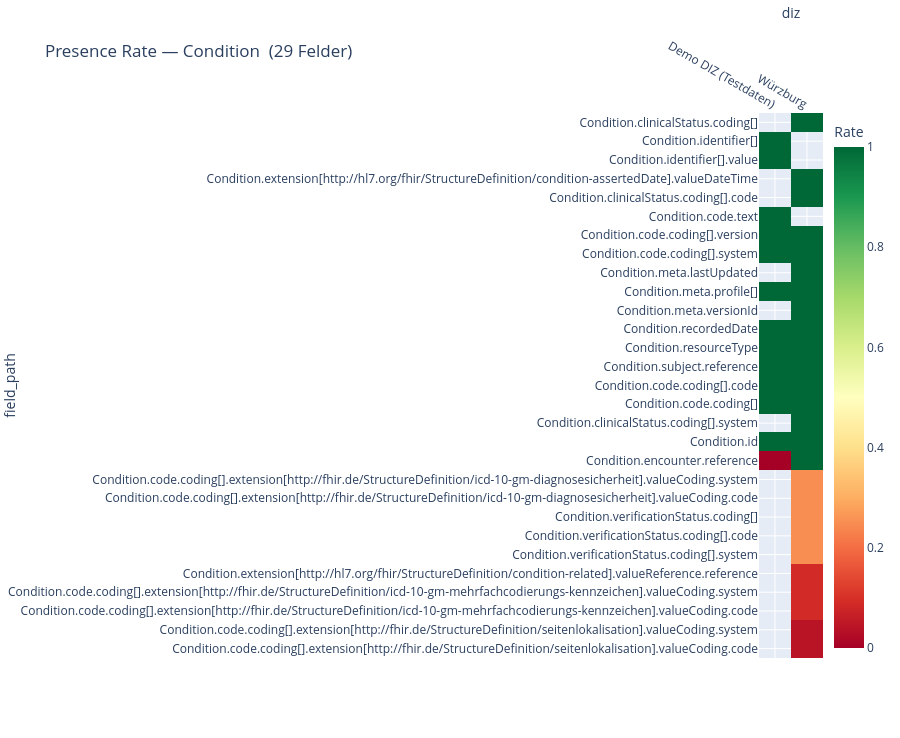
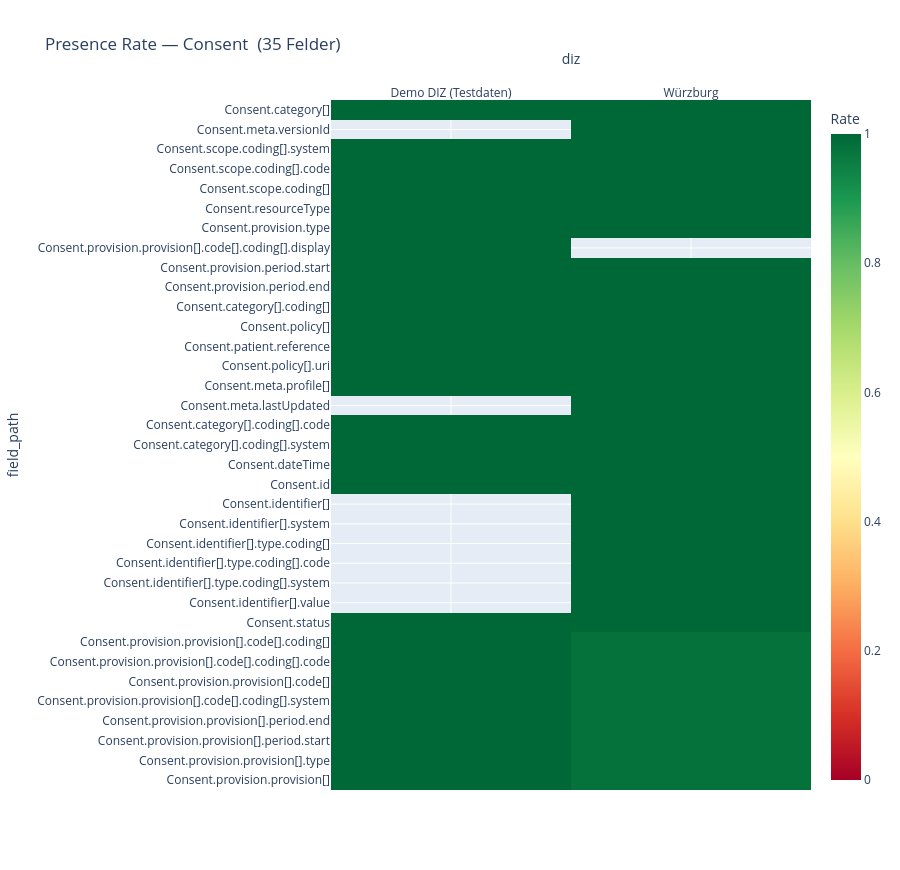
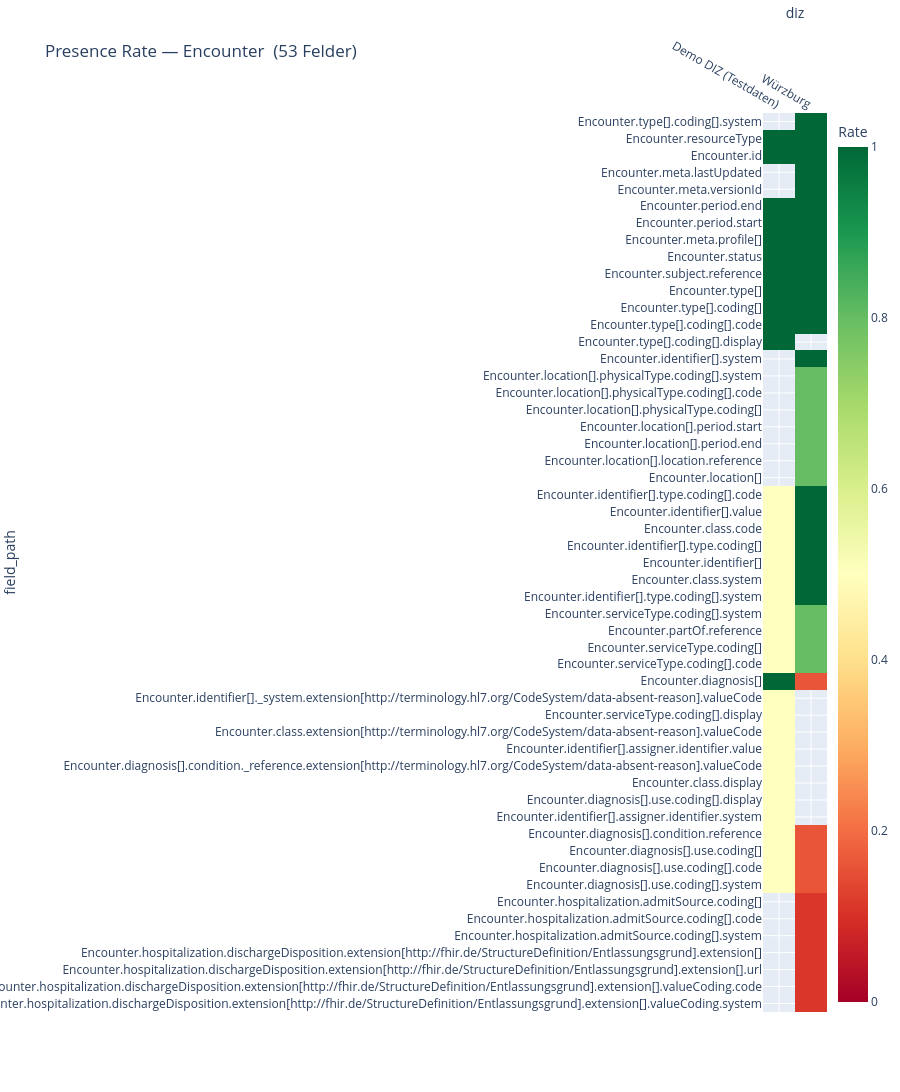
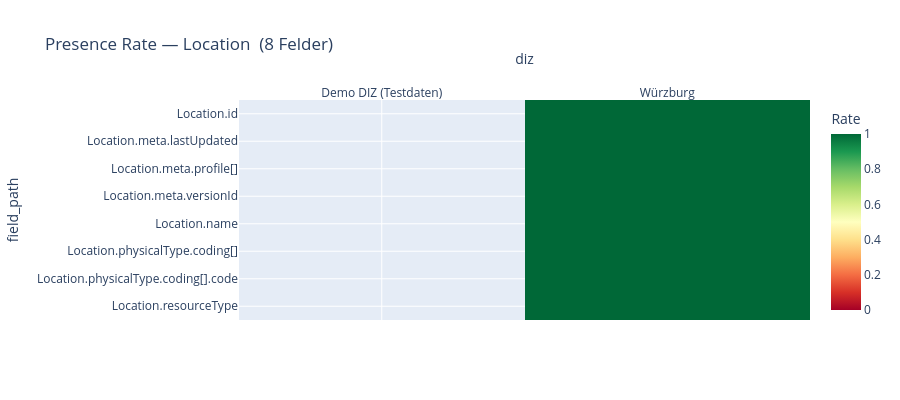

Notebook code for these charts, in order:
### Markdown cell above
---
## 2. Vollständigkeitsanalyse (Presence Rates)

Heatmap: Zeilen = Felder, Spalten = DIZ, Farbe = `presence_rate` (0 = nie vorhanden, 1 = immer vorhanden).  
Nur skalare Felder werden angezeigt (keine reinen Objekt-/Array-Knoten).

### Code cell
def presence_heatmap(resource_type: str, min_presence_any_diz: float = 0.0):
    """
    Zeichnet eine Presence-Rate-Heatmap für einen Ressourcentyp.
    min_presence_any_diz: Felder werden nur angezeigt wenn mindestens ein DIZ
                           diesen Wert überschreitet (filtert reine Nullzeilen).
    """
    sub = df_fields[
        (df_fields["resource_type"] == resource_type) &
        # Nur skalare Felder: kein reines object/array ohne weiteren Typ
        (~df_fields["detected_python_types"].str.fullmatch(r"object|array", na=False))
    ].copy()

    if sub.empty:
        print(f"Keine skalaren Felder für {resource_type} gefunden.")
        return

    pivot = sub.pivot_table(
        index="field_path", columns="diz",
        values="presence_rate", aggfunc="first"
    ).reindex(columns=LOADED_DIZ)

    # Filter: nur Felder die in mindestens einem DIZ > min_presence_any_diz sind
    pivot = pivot[pivot.max(axis=1) > min_presence_any_diz]

    if pivot.empty:
        print(f"Keine Felder über Schwellwert {min_presence_any_diz} für {resource_type}.")
        return

    # Sortierung: nach mittlerer Presence Rate (absteigend)
    pivot = pivot.loc[pivot.mean(axis=1).sort_values(ascending=False).index]

    height = max(400, len(pivot) * 22 + 100)

    fig = px.imshow(
        pivot,
        color_continuous_scale="RdYlGn",
        zmin=0, zmax=1,
        aspect="auto",
        title=f"Presence Rate — {resource_type}  ({len(pivot)} Felder)",
        labels={"color": "Presence Rate"},
        height=height
    )
    fig.update_xaxes(side="top")
    fig.update_layout(coloraxis_colorbar_title="Rate")
    fig.show()


# ── Heatmap für alle Ressourcentypen ─────────────────────────────────────
for rt in ALL_RT:
    presence_heatmap(rt, min_presence_any_diz=0.01)

### Figure 1 — Plotly figure (JSON) as saved in the notebook; plotly's stock layout.template omitted (floating-point values rounded to 4 significant figures)
{"data": [{"coloraxis": "coloraxis", "hovertemplate": "diz: %{x}<br>field_path: %{y}<br>Presence Rate: %{z}<extra></extra>", "name": "0", "type": "heatmap", "x": ["Demo DIZ (Testdaten)", "Würzburg"], "xaxis": "x", "y": ["Condition.clinicalStatus.coding[]", "Condition.identifier[]", "Condition.identifier[].value", "Condition.extension[http://hl7.org/fhir/StructureDefinition/condition-assertedDate].valueDateTime", "Condition.clinicalStatus.coding[].code", "Condition.code.text", "Condition.code.coding[].version", "Condition.code.coding[].system", "Condition.meta.lastUpdated", "Condition.meta.profile[]", "Condition.meta.versionId", "Condition.recordedDate", "Condition.resourceType", "Condition.subject.reference", "Condition.code.coding[].code", "Condition.code.coding[]", "Condition.clinicalStatus.coding[].system", "Condition.id", "Condition.encounter.reference", "Condition.code.coding[].extension[http://fhir.de/StructureDefinition/icd-10-gm-diagnosesicherheit].valueCoding.system", "Condition.code.coding[].extension[http://fhir.de/StructureDefinition/icd-10-gm-diagnosesicherheit].valueCoding.code", "Condition.verificationStatus.coding[]", "Condition.verificationStatus.coding[].code", "Condition.verificationStatus.coding[].system", "Condition.extension[http://hl7.org/fhir/StructureDefinition/condition-related].valueReference.reference", "Condition.code.coding[].extension[http://fhir.de/StructureDefinition/icd-10-gm-mehrfachcodierungs-kennzeichen].valueCoding.system", "Condition.code.coding[].extension[http://fhir.de/StructureDefinition/icd-10-gm-mehrfachcodierungs-kennzeichen].valueCoding.code", "Condition.code.coding[].extension[http://fhir.de/StructureDefinition/seitenlokalisation].valueCoding.system", "Condition.code.coding[].extension[http://fhir.de/StructureDefinition/seitenlokalisation].valueCoding.code"], "yaxis": "y", "z": [[NaN, 1.0], [1.0, NaN], [1.0, NaN], [NaN, 1.0], [NaN, 1.0], [1.0, NaN], [1.0, 1.0], [1.0, 1.0], [NaN, 1.0], [1.0, 1.0], [NaN, 1.0], [1.0, 1.0], [1.0, 1.0], [1.0, 1.0], [1.0, 1.0], [1.0, 1.0], [NaN, 1.0], [1.0, 1.0], [0.0, 1.0], [NaN, 0.25], [NaN, 0.25], [NaN, 0.25], [NaN, 0.25], [NaN, 0.25], [NaN, 0.09], [NaN, 0.09], [NaN, 0.09], [NaN, 0.04], [NaN, 0.04]]}], "layout": {"coloraxis": {"cmax": 1, "cmin": 0, "colorbar": {"title": {"text": "Rate"}}, "colorscale": [[0, "rgb(165,0,38)"], [0.1, "rgb(215,48,39)"], [0.2, "rgb(244,109,67)"], [0.3, "rgb(253,174,97)"], [0.4, "rgb(254,224,139)"], [0.5, "rgb(255,255,191)"], [0.6, "rgb(217,239,139)"], [0.7, "rgb(166,217,106)"], [0.8, "rgb(102,189,99)"], [0.9, "rgb(26,152,80)"], [1, "rgb(0,104,55)"]]}, "height": 738, "title": {"text": "Presence Rate — Condition  (29 Felder)"}, "xaxis": {"anchor": "y", "domain": [0, 1], "side": "top", "title": {"text": "diz"}}, "yaxis": {"anchor": "x", "autorange": "reversed", "domain": [0, 1], "title": {"text": "field_path"}}}}

### Figure 2 — Plotly figure (JSON) as saved in the notebook; plotly's stock layout.template omitted (floating-point values rounded to 4 significant figures)
{"data": [{"coloraxis": "coloraxis", "hovertemplate": "diz: %{x}<br>field_path: %{y}<br>Presence Rate: %{z}<extra></extra>", "name": "0", "type": "heatmap", "x": ["Demo DIZ (Testdaten)", "Würzburg"], "xaxis": "x", "y": ["Consent.category[]", "Consent.meta.versionId", "Consent.scope.coding[].system", "Consent.scope.coding[].code", "Consent.scope.coding[]", "Consent.resourceType", "Consent.provision.type", "Consent.provision.provision[].code[].coding[].display", "Consent.provision.period.start", "Consent.provision.period.end", "Consent.category[].coding[]", "Consent.policy[]", "Consent.patient.reference", "Consent.policy[].uri", "Consent.meta.profile[]", "Consent.meta.lastUpdated", "Consent.category[].coding[].code", "Consent.category[].coding[].system", "Consent.dateTime", "Consent.id", "Consent.identifier[]", "Consent.identifier[].system", "Consent.identifier[].type.coding[]", "Consent.identifier[].type.coding[].code", "Consent.identifier[].type.coding[].system", "Consent.identifier[].value", "Consent.status", "Consent.provision.provision[].code[].coding[]", "Consent.provision.provision[].code[].coding[].code", "Consent.provision.provision[].code[]", "Consent.provision.provision[].code[].coding[].system", "Consent.provision.provision[].period.end", "Consent.provision.provision[].period.start", "Consent.provision.provision[].type", "Consent.provision.provision[]"], "yaxis": "y", "z": [[1.0, 1.0], [NaN, 1.0], [1.0, 1.0], [1.0, 1.0], [1.0, 1.0], [1.0, 1.0], [1.0, 1.0], [1.0, NaN], [1.0, 1.0], [1.0, 1.0], [1.0, 1.0], [1.0, 1.0], [1.0, 1.0], [1.0, 1.0], [1.0, 1.0], [NaN, 1.0], [1.0, 1.0], [1.0, 1.0], [1.0, 1.0], [1.0, 1.0], [NaN, 1.0], [NaN, 1.0], [NaN, 1.0], [NaN, 1.0], [NaN, 1.0], [NaN, 1.0], [1.0, 1.0], [1.0, 0.98], [1.0, 0.98], [1.0, 0.98], [1.0, 0.98], [1.0, 0.98], [1.0, 0.98], [1.0, 0.98], [1.0, 0.98]]}], "layout": {"coloraxis": {"cmax": 1, "cmin": 0, "colorbar": {"title": {"text": "Rate"}}, "colorscale": [[0, "rgb(165,0,38)"], [0.1, "rgb(215,48,39)"], [0.2, "rgb(244,109,67)"], [0.3, "rgb(253,174,97)"], [0.4, "rgb(254,224,139)"], [0.5, "rgb(255,255,191)"], [0.6, "rgb(217,239,139)"], [0.7, "rgb(166,217,106)"], [0.8, "rgb(102,189,99)"], [0.9, "rgb(26,152,80)"], [1, "rgb(0,104,55)"]]}, "height": 870, "title": {"text": "Presence Rate — Consent  (35 Felder)"}, "xaxis": {"anchor": "y", "domain": [0, 1], "side": "top", "title": {"text": "diz"}}, "yaxis": {"anchor": "x", "autorange": "reversed", "domain": [0, 1], "title": {"text": "field_path"}}}}

### Figure 3 — Plotly figure (JSON) as saved in the notebook; plotly's stock layout.template omitted (floating-point values rounded to 4 significant figures)
{"data": [{"coloraxis": "coloraxis", "hovertemplate": "diz: %{x}<br>field_path: %{y}<br>Presence Rate: %{z}<extra></extra>", "name": "0", "type": "heatmap", "x": ["Demo DIZ (Testdaten)", "Würzburg"], "xaxis": "x", "y": ["Encounter.type[].coding[].system", "Encounter.resourceType", "Encounter.id", "Encounter.meta.lastUpdated", "Encounter.meta.versionId", "Encounter.period.end", "Encounter.period.start", "Encounter.meta.profile[]", "Encounter.status", "Encounter.subject.reference", "Encounter.type[]", "Encounter.type[].coding[]", "Encounter.type[].coding[].code", "Encounter.type[].coding[].display", "Encounter.identifier[].system", "Encounter.location[].physicalType.coding[].system", "Encounter.location[].physicalType.coding[].code", "Encounter.location[].physicalType.coding[]", "Encounter.location[].period.start", "Encounter.location[].period.end", "Encounter.location[].location.reference", "Encounter.location[]", "Encounter.identifier[].type.coding[].code", "Encounter.identifier[].value", "Encounter.class.code", "Encounter.identifier[].type.coding[]", "Encounter.identifier[]", "Encounter.class.system", "Encounter.identifier[].type.coding[].system", "Encounter.serviceType.coding[].system", "Encounter.partOf.reference", "Encounter.serviceType.coding[]", "Encounter.serviceType.coding[].code", "Encounter.diagnosis[]", "Encounter.identifier[]._system.extension[http://terminology.hl7.org/CodeSystem/data-absent-reason].valueCode", "Encounter.serviceType.coding[].display", "Encounter.class.extension[http://terminology.hl7.org/CodeSystem/data-absent-reason].valueCode", "Encounter.identifier[].assigner.identifier.value", "Encounter.diagnosis[].condition._reference.extension[http://terminology.hl7.org/CodeSystem/data-absent-reason].valueCode", "Encounter.class.display", "Encounter.diagnosis[].use.coding[].display", "Encounter.identifier[].assigner.identifier.system", "Encounter.diagnosis[].condition.reference", "Encounter.diagnosis[].use.coding[]", "Encounter.diagnosis[].use.coding[].code", "Encounter.diagnosis[].use.coding[].system", "Encounter.hospitalization.admitSource.coding[]", "Encounter.hospitalization.admitSource.coding[].code", "Encounter.hospitalization.admitSource.coding[].system", "Encounter.hospitalization.dischargeDisposition.extension[http://fhir.de/StructureDefinition/Entlassungsgrund].extension[]", "Encounter.hospitalization.dischargeDisposition.extension[http://fhir.de/StructureDefinition/Entlassungsgrund].extension[].url", "Encounter.hospitalization.dischargeDisposition.extension[http://fhir.de/StructureDefinition/Entlassungsgrund].extension[].valueCoding.code", "Encounter.hospitalization.dischargeDisposition.extension[http://fhir.de/StructureDefinition/Entlassungsgrund].extension[].valueCoding.system"], "yaxis": "y", "z": [[NaN, 1.0], [1.0, 1.0], [1.0, 1.0], [NaN, 1.0], [NaN, 1.0], [1.0, 1.0], [1.0, 1.0], [1.0, 1.0], [1.0, 1.0], [1.0, 1.0], [1.0, 1.0], [1.0, 1.0], [1.0, 1.0], [1.0, NaN], [NaN, 1.0], [NaN, 0.8], [NaN, 0.8], [NaN, 0.8], [NaN, 0.8], [NaN, 0.8], [NaN, 0.8], [NaN, 0.8], [0.5, 1.0], [0.5, 1.0], [0.5, 1.0], [0.5, 1.0], [0.5, 1.0], [0.5, 1.0], [0.5, 1.0], [0.5, 0.8], [0.5, 0.8], [0.5, 0.8], [0.5, 0.8], [1.0, 0.16], [0.5, NaN], [0.5, NaN], [0.5, NaN], [0.5, NaN], [0.5, NaN], [0.5, NaN], [0.5, NaN], [0.5, NaN], [0.5, 0.16], [0.5, 0.16], [0.5, 0.16], [0.5, 0.16], [NaN, 0.11], [NaN, 0.11], [NaN, 0.11], [NaN, 0.11], [NaN, 0.11], [NaN, 0.11], [NaN, 0.11]]}], "layout": {"coloraxis": {"cmax": 1, "cmin": 0, "colorbar": {"title": {"text": "Rate"}}, "colorscale": [[0, "rgb(165,0,38)"], [0.1, "rgb(215,48,39)"], [0.2, "rgb(244,109,67)"], [0.3, "rgb(253,174,97)"], [0.4, "rgb(254,224,139)"], [0.5, "rgb(255,255,191)"], [0.6, "rgb(217,239,139)"], [0.7, "rgb(166,217,106)"], [0.8, "rgb(102,189,99)"], [0.9, "rgb(26,152,80)"], [1, "rgb(0,104,55)"]]}, "height": 1266, "title": {"text": "Presence Rate — Encounter  (53 Felder)"}, "xaxis": {"anchor": "y", "domain": [0, 1], "side": "top", "title": {"text": "diz"}}, "yaxis": {"anchor": "x", "autorange": "reversed", "domain": [0, 1], "title": {"text": "field_path"}}}}

### Figure 4 — Plotly figure (JSON) as saved in the notebook; plotly's stock layout.template omitted (floating-point values rounded to 4 significant figures)
{"data": [{"coloraxis": "coloraxis", "hovertemplate": "diz: %{x}<br>field_path: %{y}<br>Presence Rate: %{z}<extra></extra>", "name": "0", "type": "heatmap", "x": ["Demo DIZ (Testdaten)", "Würzburg"], "xaxis": "x", "y": ["Location.id", "Location.meta.lastUpdated", "Location.meta.profile[]", "Location.meta.versionId", "Location.name", "Location.physicalType.coding[]", "Location.physicalType.coding[].code", "Location.resourceType"], "yaxis": "y", "z": [[NaN, 1.0], [NaN, 1.0], [NaN, 1.0], [NaN, 1.0], [NaN, 1.0], [NaN, 1.0], [NaN, 1.0], [NaN, 1.0]]}], "layout": {"coloraxis": {"cmax": 1, "cmin": 0, "colorbar": {"title": {"text": "Rate"}}, "colorscale": [[0, "rgb(165,0,38)"], [0.1, "rgb(215,48,39)"], [0.2, "rgb(244,109,67)"], [0.3, "rgb(253,174,97)"], [0.4, "rgb(254,224,139)"], [0.5, "rgb(255,255,191)"], [0.6, "rgb(217,239,139)"], [0.7, "rgb(166,217,106)"], [0.8, "rgb(102,189,99)"], [0.9, "rgb(26,152,80)"], [1, "rgb(0,104,55)"]]}, "height": 400, "title": {"text": "Presence Rate — Location  (8 Felder)"}, "xaxis": {"anchor": "y", "domain": [0, 1], "side": "top", "title": {"text": "diz"}}, "yaxis": {"anchor": "x", "autorange": "reversed", "domain": [0, 1], "title": {"text": "field_path"}}}}
